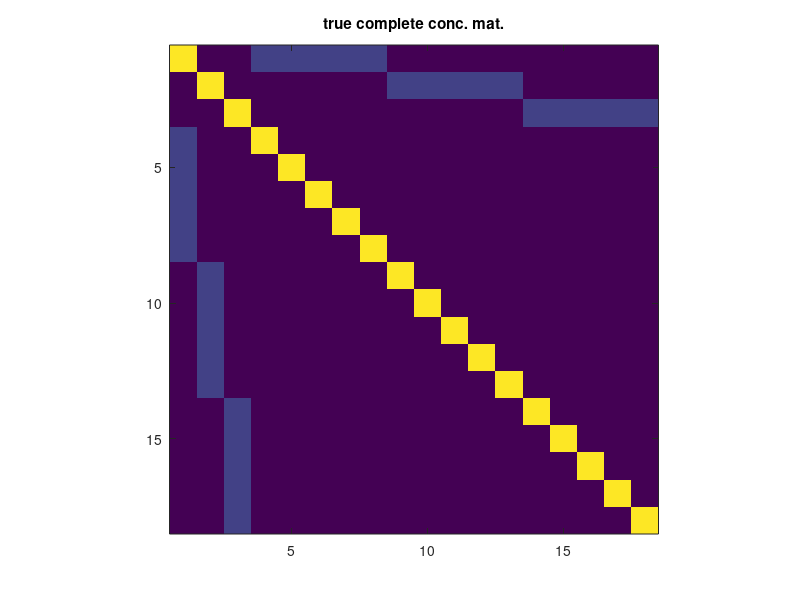
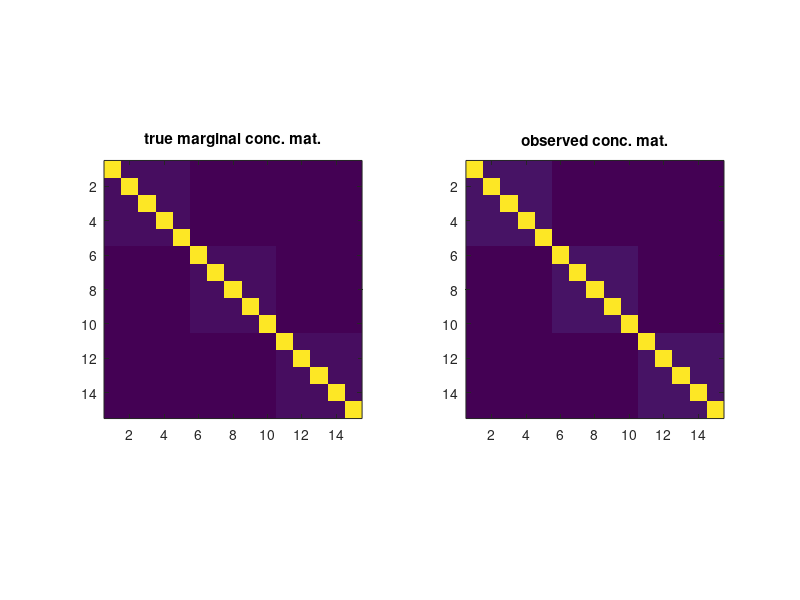

MATLAB code to generate these figures, in order: (Note: this script raises an error after producing the figures.)
%
% EXPERIMEpt ON non oriepted graph structure learning with latept variables
% 
% We build the complete model and sample from it
% We assume latept variables ndependept

%% add paths
clc; clear all; close all;
addpath('../main');
addpath('../active-set');
addpath('../atom-selection');
addpath('../utils');
addpath('../other');
addpath('../prox');
addpath('../TPower_1.0');
addpath('../TPower_1.0/algorithms/TPower/');
addpath('../TPower_1.0/misc/');

%% settings
clear all; clc; close all;
n=5000; % number of samples

pl=3; % number of latept variables
po=15;% number of observed variables
pt=po+pl;

slo=.2; % level of sparsity on latent-observed block of conceptration mat
soo=.2; % level of sparsity on latent-observed block of conceptration mat
Too=0*tril(rand(po,po)<soo,-1);
Doo=.2*(Too+Too')+eye(po);
Dol=zeros(po,pl);
Dol(1:5,1)=ones(5,1);
Dol(6:10,2)=ones(5,1);
Dol(11:15,3)=ones(5,1);
Dol=.2*Dol;

%% construction of the conceptration matrix
Dfull=zeros(pt);
Dfull(1:pl,1:pl)=eye(pl);
Dfull((pl+1):pt,(pl+1):pt)=Doo;
Dfull(1:pl,(pl+1):pt)=Dol';
Dfull((pl+1):pt,1:pl)=Dol;

Dfull=.5*(Dfull+Dfull');
Dmargo=Doo-Dol*Dol';

figure(1);clf;
imagesc(abs(Dfull));
pbaspect([1 1 1]);
title('true complete conc. mat.');
keyboard;

if eigs(Dfull,1,'sa')<0
    error('The conceptration matrix of the complete model is not PSD \n')
end

%% sampling data
mu=zeros(1,pt); % vector of means
Xfull=mvnrnd(mu, inv(Dfull), n)';
X=Xfull((pl+1):pt,:);
S=cov(X');
S=Dmargo;

%% plotting

figure(2);clf;
subplot(1,2,1);
imagesc(abs(Dmargo));
pbaspect([1 1 1]);
title('true marginal conc. mat.');
subplot(1,2,2);
imagesc(abs(inv(S)));
pbaspect([1 1 1]);
title('observed conc. mat.');

%% our norm psd with decomposition S-M
%% sparse_omega_lgm;
p=po;
inputData.X1=S^.5;
param.mu=1e-1;
param.lambda=1e-3;
param.rho=.5;
param.cardfun=inf*ones(1,p);
param.cardfun(5)=1;
% param.cardfun=(1:(p)).^.2;
[Aso,Mso,Sso,Eso,Mso_as] = sparse_omega_lgm( inputData, param);

if norm(Mso,'fro')>1e-16
    Uso=bsxfun(@times,sqrt(Mso_as.alpha)',Mso_as.atoms);
    nl=length(Mso_as.alpha);
    Dso=zeros(p+nl);
    Dso(1:nl,1:nl)=eye(nl);
    Dso((nl+1):(nl+p),(nl+1):(nl+p))=Sso;
    Dso(1:nl,(nl+1):(nl+p))=Uso';
    Dso((nl+1):(nl+p),1:nl)=Uso;
else
    Dso=Sso;
end

figure(3);clf;
subplot(2,2,1)
imagesc(abs(Dfull));
pbaspect([1 1 1]);
title('true complete conc. mat.');
subplot(2,2,2)
imagesc(abs(Dso));
pbaspect([1 1 1]);
title('estimated complete conc. mat.');
subplot(2,2,3)
imagesc(abs(Dfull)>1e-15);
pbaspect([1 1 1]);
title('true support');
subplot(2,2,4)
imagesc(abs(Dso)>1e-15);
pbaspect([1 1 1]);
title('estimated support');

figure(4);clf;
subplot(2,2,1);
imagesc(abs(Dmargo));
pbaspect([1 1 1]);
title('true marginal conc. mat.');
subplot(2,2,2);
imagesc(abs(Sso-Mso));
pbaspect([1 1 1]);
title('observed conc. mat.');
subplot(2,2,3)
imagesc(abs(Dmargo)>1e-15);
pbaspect([1 1 1]);
title('true support');
subplot(2,2,4)
imagesc(abs(Sso-Mso)>1e-15);
pbaspect([1 1 1]);
title('estimated support');

